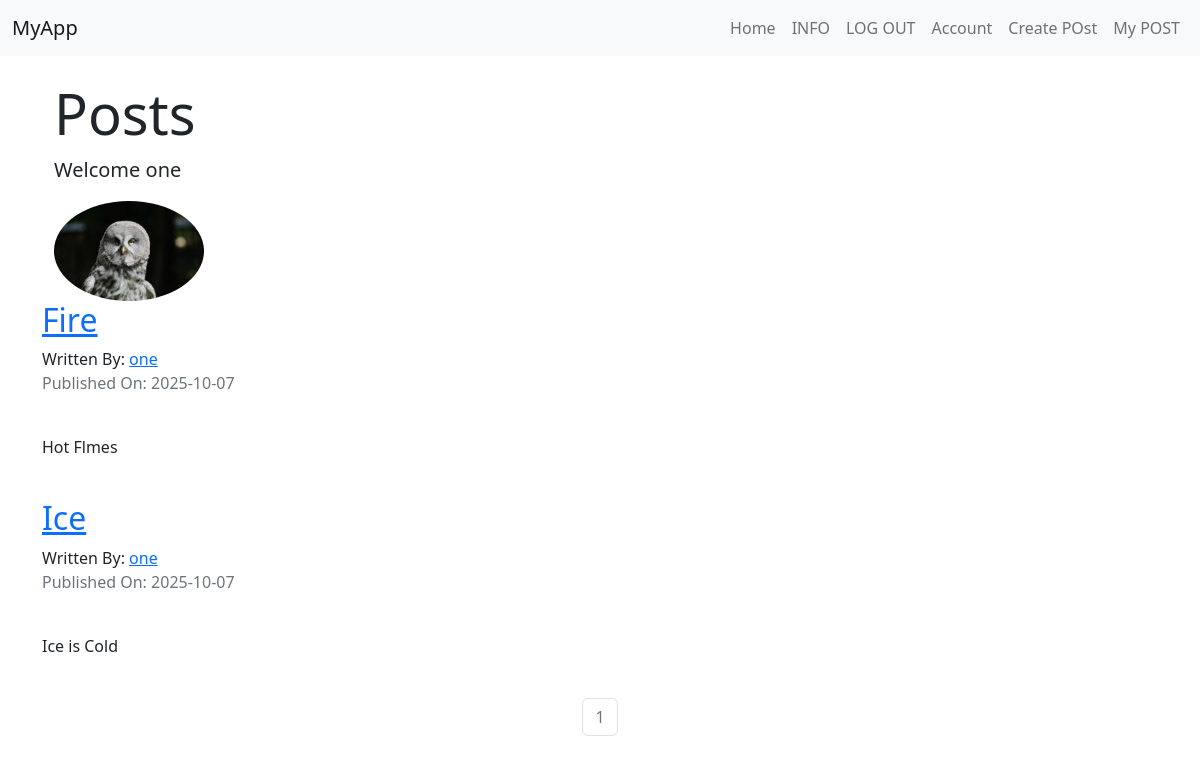
/one (signed in), run on the app's committed database.
### carForum/models.py (models this page shows, shortened)
class Users(db.Model,UserMixin):
    __tablename__='users'
    id=db.Column(db.Integer,primary_key=True)
    profile_image=db.Column(db.String(64),nullable=False,default='default_profile.png')
    email=db.Column(db.String(64),unique=True,index=True)
    username=db.Column(db.String(20),unique=True,index=True)
    password_hash=db.Column(db.String(64))
    posts=db.relationship('BlogPost',backref='author',lazy=True)

class BlogPost(db.Model):
    users=db.relationship(Users)
    id=db.Column(db.Integer,primary_key=True)
    user_id=db.Column(db.Integer,db.ForeignKey('users.id'),nullable=False)
    date=db.Column(db.DateTime,nullable=False,default=lambda: datetime.now(timezone.utc))
    title=db.Column(db.String(128),nullable=False)
    text=db.Column(db.Text,nullable=False)

### carForum/users/views.py (the view)
@users.route('/<username>')
def user_posts(username):
    page=request.args.get('page',1,type=int)
    user=Users.query.filter_by(username=username).first_or_404()
    blog_posts=BlogPost.query.filter_by(author=user).order_by(BlogPost.date.desc()).paginate(page=page,per_page=5)
    return render_template('user_blog_post.html',blog_posts=blog_posts,user=user)

### carForum/models.py (called while the page is built)
@login_manager.user_loader
def load_user(user_id):
    return Users.query.get(user_id)

### carForum/templates/user_blog_post.html
{% extends 'base.html' %}
{% block content %}
<div class="jumbotron jumbotron-fluid">
  <div class="container">
    <h1 class="display-4">Posts</h1>
    <p class="lead">Welcome {{ current_user.username }}</p>
    <img src="{{ url_for('static', filename='profile_pics/' + current_user.profile_image) }}" alt="Profile Image" class="rounded-circle" width="150">
  </div>
</div>
{% for post in blog_posts.items %}
  <h2><a href="{{ url_for('blog_posts.blog_post', blog_post_id=post.id) }}">{{ post.title }}</a></h2>
  Written By: <a href="{{ url_for('users.user_posts', username=post.author.username) }}">{{ post.author.username }}</a>
  <p class="text-muted">Published On: {{ post.date.strftime("%Y-%m-%d") }}</p>
  <br>
  <p>{{ post.text }}</p>
  <br>
{% endfor %}
<nav aria-label="Page navigation example">
  <ul class="pagination justify-content-center">
    {% for page_num in blog_posts.iter_pages(left_edge=1, right_edge=1, left_current=1, right_current=2) %}
      {% if blog_posts.page == page_num %}
        <li class="page-item disabled">
          <a class="page-link" href="{{url_for('users.user_posts',username=user.username,page=page_num)}}">{{ page_num }}</a>
        </li>
      {% else %}
        <li class="page-item">
          <a class="page-link" href="{{ url_for('users.user_posts', username=user.username, page=page_num) }}">{{ page_num }}</a>
        </li>
      {% endif %}
    {% endfor %}
  </ul>
</nav>
{% endblock %}

### data on the page
Users: username "one", profile_image (picture)
BlogPost: title "Fire", author.username "one", date "2025-10-07", text "Hot Flmes"
BlogPost: title "Ice", author.username "one", date "2025-10-07", text "Ice is Cold"

### other printed values
{{ page_num }} "1"
